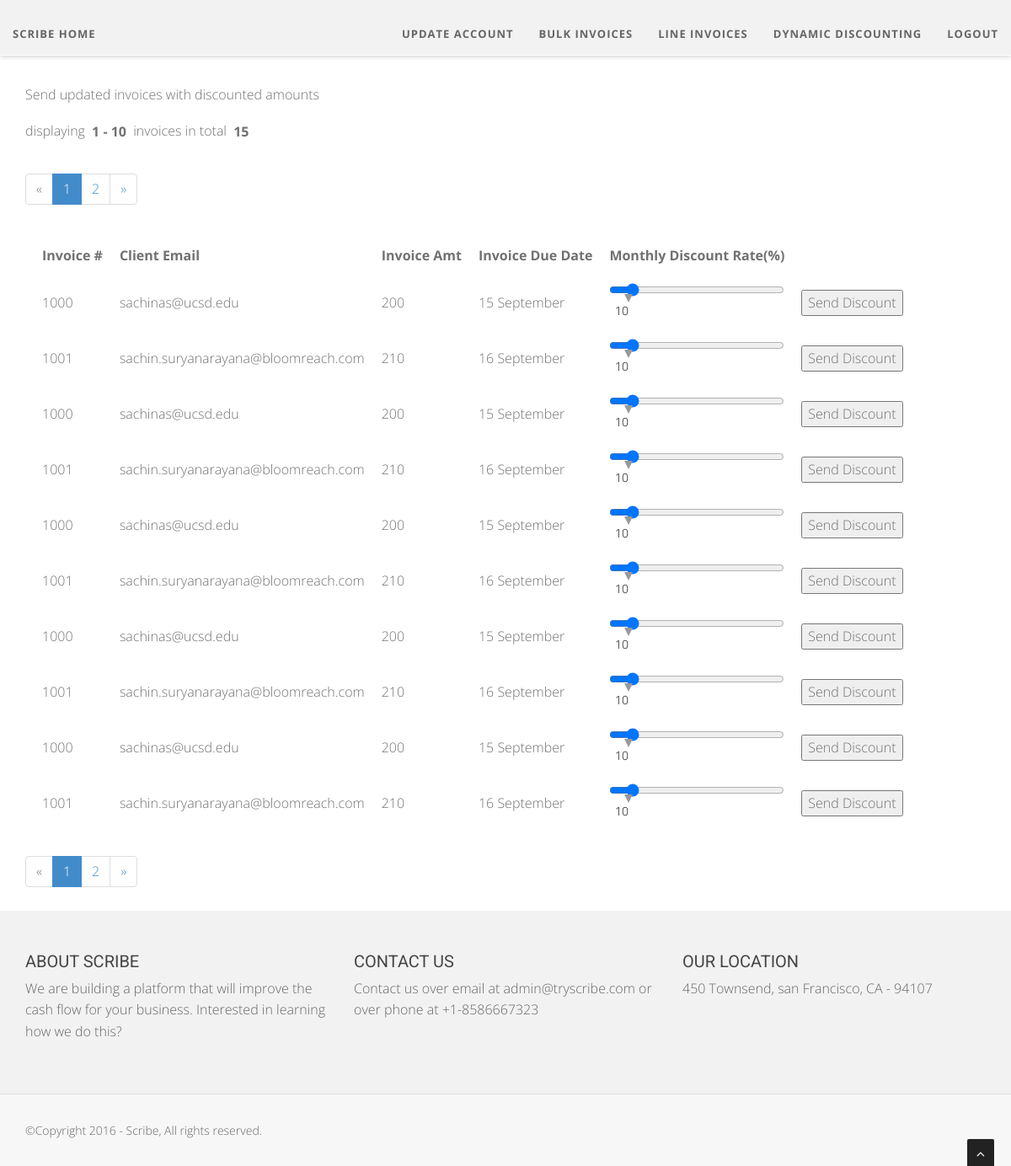
Screenshot of /dynamicDiscounting (signed in) with the database file from the repository.
### models.py (models this page shows, shortened)
class Invoice(Base):
    __tablename__ = 'Invoices'
    id = db.Column(db.Integer, primary_key=True)
    invoiceNumber = db.Column(db.String(120))
    clientEmail = db.Column(db.String(120))
    businessId = db.Column(db.String(30))
    invoiceAmt = db.Column(db.String(30))
    invoiceDueDate = db.Column(db.String(30))
    invoiceDate = db.Column(db.String(30))
    invoiceDesc = db.Column(db.String(30))

### app.py (the view)
@csrf.exempt
@app.route("/dynamicDiscounting", methods=['GET', 'POST'])
def dynamic_discounting():
  if request.method == 'POST':
    returnedInvoiceDict = send_discount(request)
    flash("we sent the new invoice to the client", "success")
  invoices = Invoice.query.filter_by(businessId=current_user.id)
  page = request.args.get('page', type=int, default=1)
  search = setSearchOption(request)
  ITEMS_PER_PAGE = 10
  i = (page - 1) * ITEMS_PER_PAGE
  invoicesPerPage = invoices[i:i + ITEMS_PER_PAGE]
  pagination = Pagination(page=page, per_page=10, total=invoices.count(), search=search, record_name='invoices',
                          css_framework='bootstrap3')
  return render_template('pages/dynamicDiscounting.html', title='Discounts!!', invoices=invoicesPerPage,
                         pagination=pagination)

### app.py (called while the page is built)
@login_manager.user_loader
def load_user(id):
  if id is None or id == 'None':
    id = -1
  return Business.query.get(int(id))

def setSearchOption(request):
  search = False
  q = request.args.get('q')
  if q:
    search = True
  return search

### templates/pages/dynamicDiscounting.html (shortened to what this page needs)
{% extends 'layouts/main.html' %}
{% block content %}
    Send updated invoices with discounted amounts
    {{ pagination.info }}
    {{ pagination.links }}
    <table>
      <thead>
        <tr>
          <th>Invoice #</th>
          <th>Client Email</th>
            <th>Invoice Amt</th>
            <th>Invoice Due Date</th>
            <th>Monthly Discount Rate(%)</th>
        </tr>
      </thead>
      <tbody>
        {% for invoice in invoices %}
          <tr>
            <td>{{ invoice.invoiceNumber }}</td>
            <td>{{ invoice.clientEmail }}</td>
              <td>{{ invoice.invoiceAmt }}</td>
            <td>{{ invoice.invoiceDueDate }}</td>
              <form action="/dynamicDiscounting" method="POST">
            <td><input type="range" id="discount" name="discount"  value="10" min="0" max="100"><output for="discount" onforminput="value = discount.valueAsNumber;"></output>
                <input type="hidden" id="invoiceId" name="invoiceId" value="{{ invoice.invoiceNumber }}"></td>
            <td><input type="submit" name="my-form" id="sendDiscount2" value="Send Discount"></td>
            </form>
          </tr>
        {% endfor %}
      </tbody>
    </table>
    {{ pagination.links }}
{% endblock %}

### templates/layouts/main.html (shortened to what this page needs)
<!DOCTYPE html>
<html lang="en">
<head>
    <link href="/static/css/bootstrap.min.css" rel="stylesheet" type="text/css">
    <link href="/static/font-awesome/css/font-awesome.min.css" rel="stylesheet" type="text/css" />
	<link rel="stylesheet" type="text/css" href="/static/plugins/cubeportfolio/css/cubeportfolio.min.css">
	<link href="/static/css/nivo-lightbox.css" rel="stylesheet" />
	<link href="/static/css/nivo-lightbox-theme/default/default.css" rel="stylesheet" type="text/css" />
	<link href="/static/css/owl.carousel.css" rel="stylesheet" media="screen" />
    <link href="/static/css/owl.theme.css" rel="stylesheet" media="screen" />
	<link href="/static/css/animate.css" rel="stylesheet" />
    <link href="/static/css/style.css" rel="stylesheet">
	<link id="bodybg" href="/static/bodybg/bg1.css" rel="stylesheet" type="text/css" />
	<link id="t-colors" href="/static/color/default.css" rel="stylesheet">
</head>
<body id="page-top" data-spy="scroll" data-target=".navbar-custom">
<div id="wrapper">
	<nav class="navbar navbar-custom navbar-fixed-top" role="navigation">
		<div class="collapse navbar-collapse" style="background:#F2F2F2;">
          <ul class="nav navbar-nav">
            <li {% if request.endpoint == 'home' %} class="active" {% endif %}><a href="{{ url_for('home') }}">Scribe Home</a></li>
          </ul>
          <ul class="nav navbar-nav pull-right">
			  <li><a href="{{ url_for('update_business_details') }}">Update Account</a></li>
			  <li><a href="{{ url_for('create_invoice') }}">Bulk Invoices</a></li>
			  <li><a href="{{ url_for('create_invoice_via_form') }}">Line Invoices</a></li>
			  <li><a href="{{ url_for('dynamic_discounting') }}">Dynamic Discounting</a></li>
			  <li><a href="{{ url_for('logout') }}">logout</a></li>
          </ul>
        </div>
    </nav>
</div>
<main id="content" role="main">
  {% block content %}{% endblock %}
</main>
<footer>
	<div class="container">
		<div class="row">
			<div class="col-sm-6 col-md-4">
				<div class="wow fadeInDown" data-wow-delay="0.1s">
					<div class="widget">
						<h5>About Scribe</h5>
						<p>
						We are building a platform that will improve the cash flow for your business. Interested in learning how we do this?
						</p>
					</div>
				</div>
			</div>
			<div class="col-sm-6 col-md-4">
				<div class="wow fadeInDown" data-wow-delay="0.1s">
					<div class="widget">
						<h5>Contact us</h5>
						<p>
						Contact us over email at admin@tryscribe.com or over phone at +1-8586667323
						</p>
					</div>
				</div>
			</div>
			<div class="col-sm-6 col-md-4">
				<div class="wow fadeInDown" data-wow-delay="0.1s">
					<div class="widget">
						<h5>Our location</h5>
						<p>450 Townsend, san Francisco, CA - 94107</p>
					</div>
				</div>
			</div>
		</div>
	</div>
	<div class="sub-footer">
		<div class="container">
			<div class="row">
				<div class="col-sm-6 col-md-6 col-lg-6">
					<div class="wow fadeInLeft" data-wow-delay="0.1s">
					<div class="text-left">
					<p>&copy;Copyright 2016 - Scribe, All rights reserved.</p>
					</div>
					</div>
				</div>
			</div>
		</div>
	</div>
</footer>
<a href="#" class="scrollup"><i class="fa fa-angle-up active"></i></a>
</body>
</html>

### static/css/style.css (style rules this page uses)
body { width: 100%; height: 100%; font-family: 'Open Sans', sans-serif; font-weight: 300; color: #666; background-color: #ddd; font-size: 16px; line-height: 1.6em; }
html { width: 100%; height: 100%; }
label, input, button, select, textarea { font-family: 'Open Sans', sans-serif; font-size: inherit; line-height: inherit; }
h5 { font-size: 24px; }
h1, h2, h3, h4, h5, h6 { margin: 0 0 30px; font-family: 'Roboto', sans-serif; font-weight: 400; color: #444; line-height: 1em; }
p { margin: 0 0 20px; }
a { color: #666; -webkit-transition: all .2s ease-in-out; -moz-transition: all .2s ease-in-out; transition: all .2s ease-in-out; }
.navbar.navbar-custom { width: inherit; margin: 0 auto; padding-bottom:0; box-shadow: 0 0 3px rgba(0,0,0,0.12); box-shadow: 0 1px 6px rgba(0,0,0,.2); -webkit-box-shadow: 0 1px 6px rgba(0,0,0,.2); -moz-box-shadow: 0 1px 6px rgba(0,0,0,.2); -o-box-shadow: 0 1px 6px rgba(0,0,0,.2); }
.navbar { margin-bottom: 0; border-bottom: 1px solid rgba(255,255,255,.3); }
.navbar.navbar-custom.navbar-fixed-top { background: #fff; }
.navbar.navbar-custom { padding-top: 0; }
.navbar.navbar-custom ul.nav.navbar-nav { margin-top: 15px; -webkit-transition: all .4s ease-in-out; -moz-transition: all .4s ease-in-out; transition: all .4s ease-in-out; }
.navbar-custom ul.nav li a { font-size: 13px; letter-spacing: 1px; color: #666; text-transform: uppercase; font-weight: 700; background: transparent; }
main { margin-top:100px; margin-left:30px; margin-right:30px; min-height:400px; background:#fff; color: #717171; }
table { display:block; min-height:200px; padding:10px; }
tr,td,th { padding:10px; }
.pagination-page-info { padding: .6em; padding-left: 0; margin: .5em; margin-left: 0; }
.pagination-page-info b { padding-left: 2px; padding: .1em .25em; }
output { width: 40px; height: 30px; text-align: center; color: black; border-radius: 10px; display: inline-block; bottom: 175%; left: 0; margin-left: -1%; }
output:after { content: ""; width: 0; height: 0; border-top: 10px solid #999999; border-left: 5px solid transparent; border-right: 5px solid transparent; top: 100%; left: 50%; margin-left: -5px; margin-top: -1px; }
form { align: center; width: 400px; margin: auto; margin-top: 10%; margin-bottom: 5%; }
footer { background-color: #f2f2f2; }
footer { padding: 50px 0 0; }
footer .widget { margin-bottom: 30px; }
footer .widget h5 { font-size: 20px; margin-bottom: 10px; text-transform: uppercase; }
.sub-footer { margin-top: 30px; background-color: #f7f7f7; border-top: 1px solid #ddd; padding: 30px 0 10px; }
footer .sub-footer p { font-size: 14px; }
.scrollup { position:fixed; width:32px; height:32px; bottom:0px; right:20px; background: #222; -webkit-border-radius: 2px 2px 0 0; -moz-border-radius: 2px 2px 0 0; border-radius: 2px 2px 0 0; }
a.scrollup { outline:0; text-align: center; }
a.scrollup i { margin-top: 10px; color: #fff; }

### static/bodybg/bg1.css (style rules this page uses)
body { background-color:#fff; }

### rows the page displays
Invoice: invoiceNumber "1000", clientEmail "sachinas@ucsd.edu", invoiceAmt "200", invoiceDueDate "15 September"
Invoice: invoiceNumber "1001", clientEmail "sachin.suryanarayana@bloomreach.com", invoiceAmt "210", invoiceDueDate "16 September"
Invoice: invoiceNumber "1000", clientEmail "sachinas@ucsd.edu", invoiceAmt "200", invoiceDueDate "15 September"
Invoice: invoiceNumber "1001", clientEmail "sachin.suryanarayana@bloomreach.com", invoiceAmt "210", invoiceDueDate "16 September"
Invoice: invoiceNumber "1000", clientEmail "sachinas@ucsd.edu", invoiceAmt "200", invoiceDueDate "15 September"
Invoice: invoiceNumber "1001", clientEmail "sachin.suryanarayana@bloomreach.com", invoiceAmt "210", invoiceDueDate "16 September"
Invoice: invoiceNumber "1000", clientEmail "sachinas@ucsd.edu", invoiceAmt "200", invoiceDueDate "15 September"
Invoice: invoiceNumber "1001", clientEmail "sachin.suryanarayana@bloomreach.com", invoiceAmt "210", invoiceDueDate "16 September"
Invoice: invoiceNumber "1000", clientEmail "sachinas@ucsd.edu", invoiceAmt "200", invoiceDueDate "15 September"
Invoice: invoiceNumber "1001", clientEmail "sachin.suryanarayana@bloomreach.com", invoiceAmt "210", invoiceDueDate "16 September"

### other values shown
{{ pagination.info }} "displaying 1 - 10 invoices in total 15"
{{ pagination.links }} "« 1 2 »"
